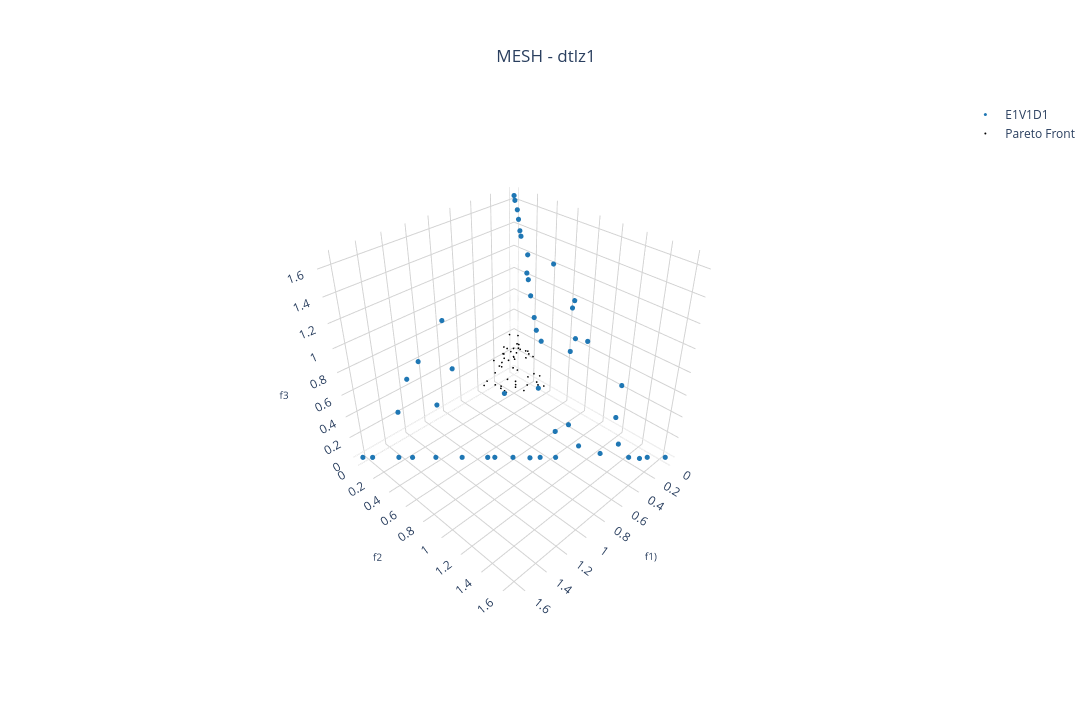

The notebook cell saved with this chart:
### Markdown cell above
## Benchmark 3D:

### Code cell
pareto_front = []
n_pareto_density = 50 # Number of Pareto points to be generated

experiment_name = "dtlz2"
position_dim = 10 # Number of variables

# Choosing the files
choose_global_best_attribution_type = [0] # [0, 1, 2, 3]
choose_dm_pool_type = [0] # [0, 1, 2]
choose_de_mutation_type = [0] # [0, 1, 2, 3, 4]

# Name of chosen files
file_names = [
        f"E{i+1}V{j+1}D{k+1}_{experiment_name}.pkl"
        for i in choose_global_best_attribution_type
        for j in choose_dm_pool_type
        for k in choose_de_mutation_type
    ]
num_dataset = len(file_names) # Number of dataset

solid_colors = [mcolors.to_hex(cm.tab10(i)) for i in range(num_dataset + 1)] # List with solid colors

colorscales = pc.named_colorscales() # List of color scales
num_scales = len(colorscales)

for i in range(num_dataset):
  with open("../result/" + file_names[i], "rb") as f:
    r = pickle.load(f)
    pareto_front.append(
      go.Scatter3d(x=r['combined'][1][:,0],
                   y=r['combined'][1][:,1],
                   z=r['combined'][1][:,2],
                   mode='markers', marker=dict(size=3, color=solid_colors[i]), #r['combined'][1][:,1], colorscale=colorscales[(i+1) % num_scales]),
                   name=file_names[i][:6],
                   showlegend=True)
    )

# Creating a subplot
fig = go.Figure()

for i in range(num_dataset):
    fig.add_trace(pareto_front[i])

# Setting layout
fig.update_layout(
    showlegend=True,
    scene=dict(
        camera=dict(
          eye=dict(x=1.5,y=1.5,z=1.5)
        ),
        xaxis=dict(
            title=dict(text='f1)', font=dict(size=10)),
            backgroundcolor='white',  # X-axis background
            gridcolor='lightgray',    # Grid color on X axis 
            showbackground=True       # Show background
        ),
        yaxis=dict(
            title=dict(text='f2', font=dict(size=10)),
            backgroundcolor='white',  # Y-axis background
            gridcolor='lightgray',    # Grid color on Y axis
            showbackground=True       # Show background
        ),
        zaxis=dict(
            title=dict(text='f3', font=dict(size=10)),
            backgroundcolor='white',  # Z-axis background
            gridcolor='lightgray',    # Grid color on Z axis
            showbackground=True       # Show background
        ),
        aspectmode='cube'
    ),
    title=dict(
        text='MESH - ' + experiment_name,
        x=0.5,  # Centering the title
        xanchor='center',
        yanchor='top'
    ),
    #margin=dict(l=0, r=0, b=0, t=0), # Rearrange the margin
    width=1520,   # Figure width (pixels)
    height=720,  # Figure height (pixels)
    paper_bgcolor="white",
    plot_bgcolor='white'
)

# Plotting the Pareto front
real_pareto_front = get_pareto(experiment_name, n_pareto_density, position_dim, 3)
fig.add_trace(
	go.Scatter3d(x=real_pareto_front[:,0],
		y=real_pareto_front[:,1],
		z=real_pareto_front[:,2],
		mode='markers', marker=dict(size=1, color='black'),
		name='Pareto Front',
		showlegend=(i==0)
		)
	)

# Showing the figure
fig.show()

### Figure 1 — Plotly figure (JSON) as saved in the notebook; plotly's stock layout.template omitted (floating-point values rounded to 4 significant figures)
{"data": [{"marker": {"color": "#1f77b4", "size": 3}, "mode": "markers", "name": "E1V1D1", "showlegend": true, "type": "scatter3d", "x": [0, 0.01121, 0.02704, 0.05057, 0.0796, 0.09014, 0.1127, 0, 0.1741, 0.1935, 0.2254, 0, 0.03527, 0.2741, 0.7865, 0.3025, 0.1159, 0.3104, 0.05778, 0.1841, 1.045, 0.882, 1.167, 0.01097, 0.4736, 0.675, 1.079, 1.318, 0.1438, 0.4244, 0.5178, 0.2136, 0.4359, 0.3439, 0, 0.09814, 0.1503, 0.1991, 0.5971, 0.6814, 0.7406, 0.829, 0.928, 0.9671, 1.106, 1.249, 1.376, 1.451, 1.594, 1.647], "y": [0, 0.02018, 0.06266, 0.09944, 0.1433, 0.1658, 0.2611, 0.4308, 0.3134, 0.3485, 0.4056, 0.6609, 0.672, 0.4933, 0, 0.5448, 0.7844, 0.606, 0.8599, 0.7965, 0, 0.2076, 0, 1.184, 0.7382, 0.5696, 0.2385, 0.05601, 1.252, 1.017, 0.966, 1.35, 1.139, 1.281, 1.647, 1.548, 1.514, 1.448, 1.049, 0.9652, 0.9136, 0.8176, 0.7186, 0.6799, 0.5406, 0.3975, 0.2709, 0.196, 0.05341, 0], "z": [1.647, 1.616, 1.557, 1.497, 1.425, 1.391, 1.274, 1.216, 1.159, 1.122, 1.016, 0.9857, 0.9394, 0.8793, 0.8601, 0.7993, 0.7465, 0.7302, 0.7293, 0.666, 0.6021, 0.557, 0.497, 0.4514, 0.4348, 0.402, 0.3291, 0.2898, 0.2505, 0.2052, 0.1627, 0.08321, 0.07199, 0.02585, 0, 0, 0, 0, 0, 0, 0, 0, 0, 0, 0, 0, 0, 0, 0, 0]}, {"marker": {"color": "black", "size": 1}, "mode": "markers", "name": "Pareto Front", "showlegend": true, "type": "scatter3d", "x": [0.05502, 0.1469, 0.2925, 0.1765, 0.231, 0.04635, 0.1327, 0.1787, 0.09017, 0.1974, 0.2428, 0.1852, 0.2934, 0.05016, 0.3722, 0.0145, 0.07157, 0.1222, 0.1461, 0.02922, 0.257, 0.2989, 0.1644, 0.08537, 0.3131, 0.001594, 0.01963, 0.2185, 0.3035, 0.02644, 0.05436, 0.1387, 0.06953, 0.2084, 0.335, 0.09284, 0.1242, 0.06172, 0.1209, 0.05724, 0.172, 0.4058, 0.01796, 0.1054, 0.2144, 0.2398, 0.1657, 0.06821, 0.03981, 0.1219], "y": [0.1311, 0.02265, 0.06054, 0.04093, 0.07929, 0.1053, 0.04762, 0.3008, 0.1207, 0.2163, 0.06211, 0.06442, 0.1987, 0.1966, 0.04021, 0.1847, 0.3671, 0.1194, 0.1878, 0.3455, 0.008664, 0.1825, 0.1533, 0.3701, 0.1509, 0.2359, 0.0686, 0.2368, 0.1444, 0.1707, 0.09242, 0.3011, 0.3496, 0.229, 0.1037, 0.08706, 0.1316, 0.116, 0.08148, 0.3025, 0.04732, 0.03743, 0.2005, 0.2769, 0.06513, 0.1595, 0.09849, 0.01275, 0.4074, 0.1157], "z": [0.3139, 0.3305, 0.147, 0.2826, 0.1897, 0.3484, 0.3197, 0.02054, 0.2891, 0.08629, 0.1951, 0.2503, 0.007881, 0.2532, 0.08763, 0.3008, 0.06128, 0.2584, 0.166, 0.1253, 0.2343, 0.01866, 0.1823, 0.04449, 0.03606, 0.2625, 0.4118, 0.04476, 0.05205, 0.3029, 0.3532, 0.06017, 0.08088, 0.06259, 0.06134, 0.3201, 0.2442, 0.3222, 0.2976, 0.1402, 0.2807, 0.0568, 0.2815, 0.1178, 0.2205, 0.1007, 0.2358, 0.419, 0.05281, 0.2625]}], "layout": {"height": 720, "paper_bgcolor": "white", "plot_bgcolor": "white", "scene": {"aspectmode": "cube", "camera": {"eye": {"x": 1.5, "y": 1.5, "z": 1.5}}, "xaxis": {"backgroundcolor": "white", "gridcolor": "lightgray", "showbackground": true, "title": {"font": {"size": 10}, "text": "f1)"}}, "yaxis": {"backgroundcolor": "white", "gridcolor": "lightgray", "showbackground": true, "title": {"font": {"size": 10}, "text": "f2"}}, "zaxis": {"backgroundcolor": "white", "gridcolor": "lightgray", "showbackground": true, "title": {"font": {"size": 10}, "text": "f3"}}}, "showlegend": true, "title": {"text": "MESH - dtlz1", "x": 0.5, "xanchor": "center", "yanchor": "top"}, "width": 1520}}
